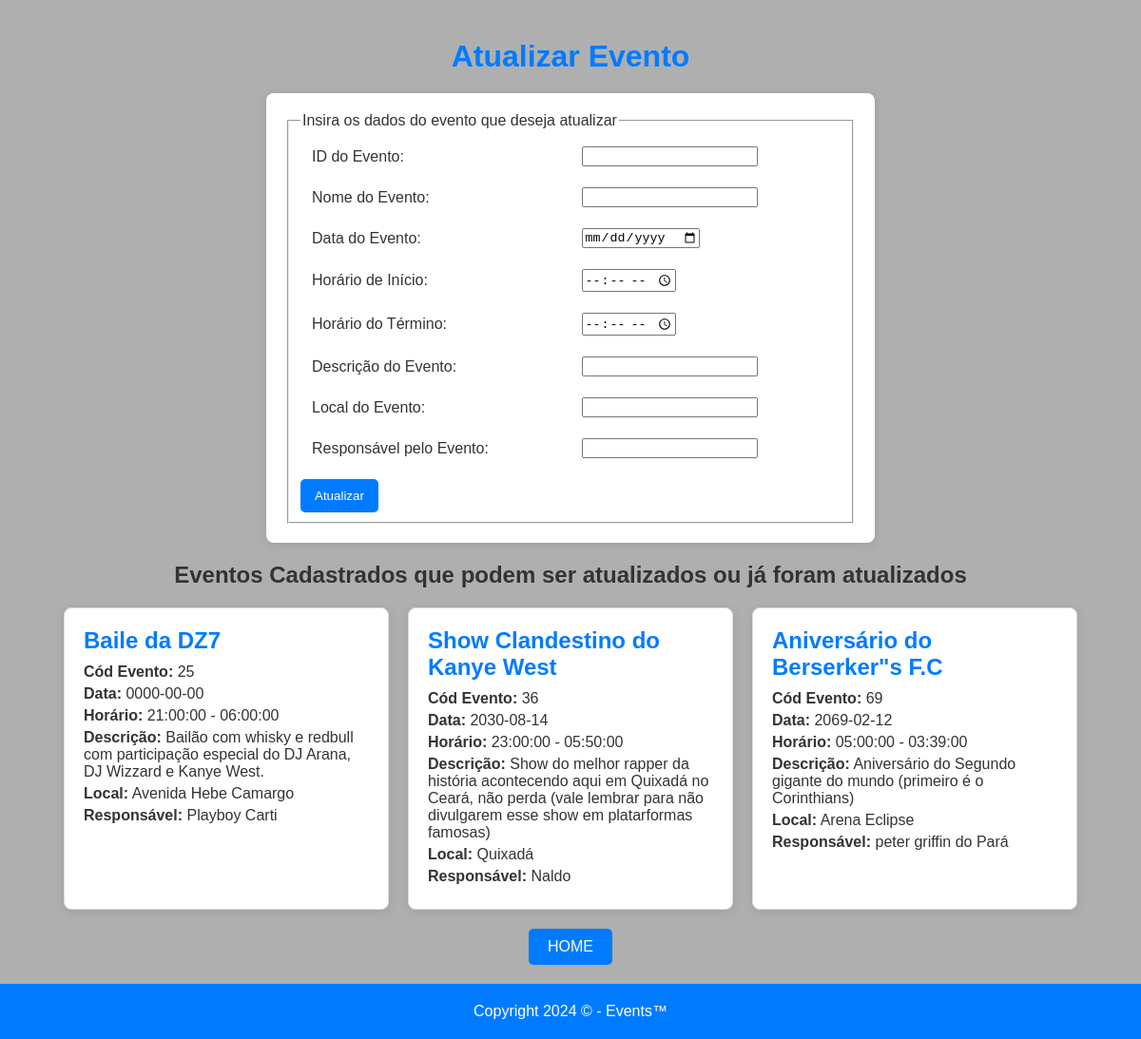
/alt.php, run on the app's committed database.
### tables this page shows
CREATE TABLE `eventos` (
  `id` int(255) NOT NULL,
  `nome_do_evento` varchar(255) NOT NULL,
  `data_do_evento` date NOT NULL,
  `hora_de_inicio` time NOT NULL,
  `hora_de_termino` time NOT NULL,
  `desc_event` varchar(255) NOT NULL,
  `local_event` varchar(255) NOT NULL,
  `resp_event` varchar(255) NOT NULL
);

### alt.php (the view, shortened to what this page needs)
<!DOCTYPE html>
<html lang="PT-BR">
<head>
    <link rel="stylesheet" href="alt.css">
</head>
<body>
<div class="body-content">
    <h1>Atualizar Evento</h1>
    <form action="" method="POST">
        <fieldset>
            <legend>Insira os dados do evento que deseja atualizar</legend>
            <table>
                <tr>
                    <td>ID do Evento:</td>
                    <td><input type="number" name="id" required></td>
                </tr>
                <tr>
                    <td>Nome do Evento:</td>
                    <td><input type="text" name="nme" required></td>
                </tr>
                <tr>
                    <td>Data do Evento:</td>
                    <td><input type="date" name="dte" required></td>
                </tr>
                <tr>
                    <td>Horário de Início:</td>
                    <td><input type="time" name="hdi" required></td>
                </tr>
                <tr>
                    <td>Horário do Término:</td>
                    <td><input type="time" name="hdt" required></td>
                </tr>
                <tr>
                    <td>Descrição do Evento:</td>
                    <td><input type="text" name="desc" required></td>
                </tr>
                <tr>
                    <td>Local do Evento:</td>
                    <td><input type="text" name="lcl" required></td>
                </tr>
                <tr>
                    <td>Responsável pelo Evento:</td>
                    <td><input type="text" name="rese" required></td>
                </tr>
            </table>
            <input type="submit" name="update" value="Atualizar">
        </fieldset>
    </form>
    <center><h2>Eventos Cadastrados que podem ser atualizados ou já foram atualizados</h2></center>
    <div class="event-container">
        <?php
        $host = "localhost";
        $user = "root";
        $pass = "";
        $base = "Agenda";
        $conexao = mysqli_connect($host, $user, $pass, $base);
        $resu = mysqli_query($conexao, "SELECT * FROM eventos");
        if ($resu && mysqli_num_rows($resu) > 0) {
            while ($escrever = mysqli_fetch_array($resu)) {
                echo "<div class='event-card'>
                    <h2>{$escrever['nome_do_evento']}</h2>
                    <p><strong>Cód Evento:</strong> {$escrever['id']}</p>
                    <p><strong>Data:</strong> {$escrever['data_do_evento']}</p>
                    <p><strong>Horário:</strong> {$escrever['hora_de_inicio']} - {$escrever['hora_de_termino']}</p>
                    <p><strong>Descrição:</strong> {$escrever['desc_event']}</p>
                    <p><strong>Local:</strong> {$escrever['local_event']}</p>
                    <p><strong>Responsável:</strong> {$escrever['resp_event']}</p>
                </div>";
            }
        } else {
            echo "<p>Nenhum evento encontrado.</p>";
        }
        ?>
    </div>
    <center class="cen"><a href='index.php'>HOME</a></center>
</div>
<footer>
     Copyright 2024 © - Events™
</footer>
</body>
</html>

### alt.css (style rules this page uses)
body { font-family: Arial, sans-serif; background-color: #AFAFAF; color: #333; margin: 0; padding: 0; display: flex; flex-direction: column; min-height: 100vh; }
.body-content { flex: 1; padding: 20px; }
h1 { text-align: center; color: #007BFF; margin-bottom: 20px; }
form { background-color: white; padding: 20px; border-radius: 8px; box-shadow: 0 2px 10px rgba(0, 0, 0, 0.1); margin: 20px auto; width: 80%; max-width: 600px; }
table { width: 100%; }
table td { padding: 10px; }
input[type="submit"] { background-color: #007BFF; color: white; border: none; border-radius: 5px; padding: 10px 15px; cursor: pointer; margin-top: 10px; }
.event-container { display: flex; flex-wrap: wrap; justify-content: center; gap: 20px; margin-top: 20px; }
.event-card { background-color: white; border: 1px solid #ddd; border-radius: 8px; box-shadow: 0 2px 10px rgba(0, 0, 0, 0.1); padding: 20px; width: 300px; transition: transform 0.3s; }
.event-card h2 { color: #007BFF; margin: 0 0 10px; }
.event-card p { margin: 5px 0; }
a { text-decoration: none; color: white; padding: 10px 20px; background-color: #007BFF; border-radius: 5px; transition: background-color 0.3s; }
.cen { display: flex; justify-content: center; margin-top: 20px; }
footer { text-align: center; padding: 20px 0; background-color: #007BFF; color: white; width: 100%; position: relative; bottom: 0; left: 0; }

### data on the page
eventos: nome_do_evento "Baile da DZ7", id "25", data_do_evento "0000-00-00", hora_de_inicio "21:00:00", hora_de_termino "06:00:00", desc_event "Bailão com whisky e redbull com participação especial do DJ Arana, DJ Wizzard e Kanye West.", local_event "Avenida Hebe Camargo", resp_event "Playboy Carti"
eventos: nome_do_evento "Show Clandestino do Kanye West", id "36", data_do_evento "2030-08-14", hora_de_inicio "23:00:00", hora_de_termino "05:50:00", desc_event "Show do melhor rapper da história acontecendo aqui em Quixadá no Ceará, não perda (vale lembrar para não divulgarem esse show em platarformas famosas)", local_event "Quixadá", resp_event "Naldo"
eventos: nome_do_evento "Aniversário do Berserker\"s F.C", id "69", data_do_evento "2069-02-12", hora_de_inicio "05:00:00", hora_de_termino "03:39:00", desc_event "Aniversário do Segundo gigante do mundo (primeiro é o Corinthians)", local_event "Arena Eclipse", resp_event "peter griffin do Pará"
